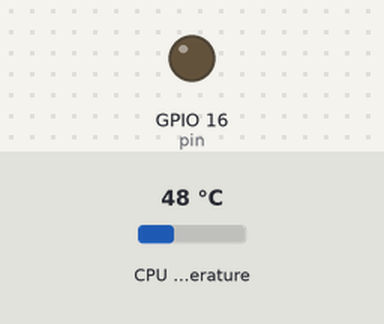
A program run on a simulated Raspberry Pi (BCM pin numbers). On the bench: output pins drawn as LEDs (lit = HIGH). The inputs (shaded band) are chosen by the test bench; at power-on: CPU temperature 48 °C. System figures (address, load, memory, disk, uptime) are fixed made-up values.

Above: at 1.2 s.
1.3 s: CPU temperature set to 62 °C
5.3 s: CPU temperature set to 65 °C
7.6 s: CPU temperature set to 60 °C
11.6 s: CPU temperature set to 57 °C
13.7 s: CPU temperature set to 59 °C
17.7 s: CPU temperature set to 62 °C
At 19.8 s:
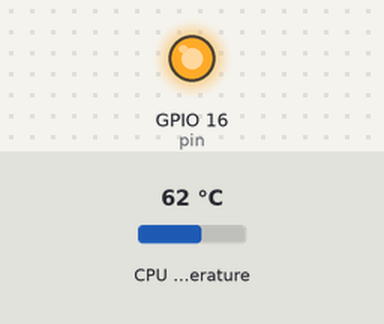
Timing chart, 0 to 21.3 s (numbered marks = the images above; inputs shaded):
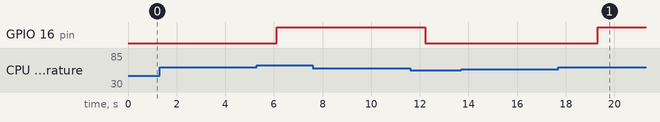

Measured:
- the behaviour switches between 60 and 61 °C on CPU temperature (found by bisection; images 0 and 1)
- after the input at 1.3 s, every drawn part: stays the same
- after the input at 7.6 s, every drawn part: stays the same
- after the input at 13.7 s, every drawn part: stays the same
- after the input at 17.7 s, GPIO 16 (pin): LOW → HIGH after 1.6 s

The program:

temp_monitor.py
```python
from subprocess import Popen, PIPE
import RPi.GPIO as GPIO
from time import sleep
from collections import deque
import getopt
import sys
import psutil
import syslog

class fan_control():

    def __init__(self, pin=16):
        self.pin = pin
        GPIO.setwarnings(False)
        GPIO.setmode(GPIO.BCM)
        GPIO.setup(self.pin, GPIO.OUT)

    def off(self):
        GPIO.output(self.pin, False)
        self.state = False
        syslog.syslog(syslog.LOG_INFO, "System temperature normal, cooling FAN - OFF")

    def on(self):
        GPIO.output(self.pin, True)
        self.state = True
        syslog.syslog(syslog.LOG_INFO, "System temperature high, cooling FAN - ON")

    def is_on(self):
        return self.state


class cpu_monitor():

    def __init__(self, trigger_temp=60, delay=5):
        self.trigger_temp = trigger_temp
        self.temp = self._temp()
        self.temperatures = [self.temp for i in range(delay)]

    def cpu_usage(self):
        return psutil.cpu_percent()

    def _temp(self):
        process = Popen(['vcgencmd', 'measure_temp'], stdout=PIPE, stderr=PIPE)
        stdout, stderr = process.communicate()
        if not stderr:
            stdout = stdout.decode("utf-8")
            temp = stdout[(stdout.find('=')+1):-3]  #Extract value from '=' sign to 3rd character from the end
            return float(temp)
        else:
            return self.trigger_temp

    def update(self):
        self.temperatures.pop(0)
        self.temperatures.append(self._temp())
        self.temp = sum(self.temperatures) / len(self.temperatures)
        return self.temp


def main():
    trigger_temp = 60
    delay = 5
    pin = 16
    argv = sys.argv[1:]
    opts, args = getopt.getopt(argv, 't:d:p:')
    for key, value in opts:
        if(key is 't'):
            trigger_temp = value
        if(key is 'd'):
            delay = value
        if(key is 'p'):
            pin = value
    fan = fan_control(pin)
    monitor = cpu_monitor(trigger_temp, delay)
    while True:
        if(monitor.update() > trigger_temp):
            fan.on()
        else:
            fan.off()
        sleep(1)


if __name__ == "__main__":
    main()
```
